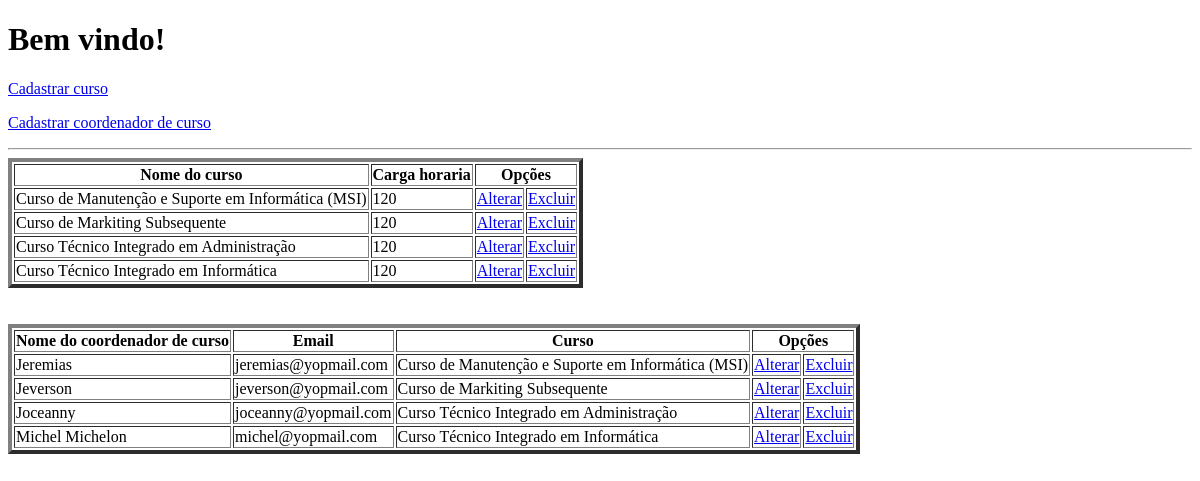
/inicialAdmin.php, run on an earlier commit of the app's database.
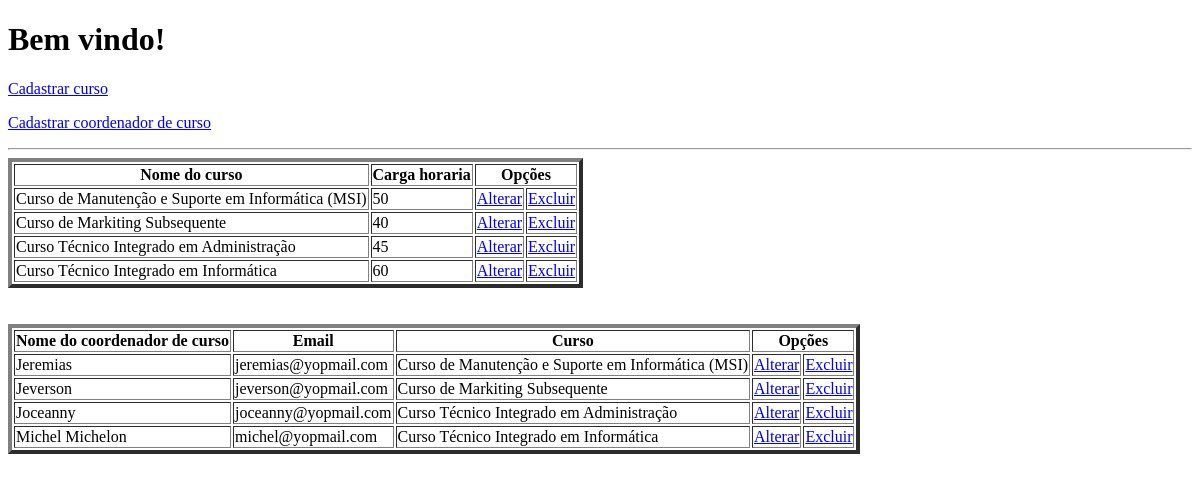
And on a later commit of the database.
### tables this page shows
CREATE TABLE IF NOT EXISTS `curso` (
  `id_curso` int NOT NULL AUTO_INCREMENT,
  `nome_curso` varchar(255) NOT NULL,
  `carga_horaria` int NOT NULL,
  PRIMARY KEY (`id_curso`)
);

### conecta.php (called while the page is built, shortened)
<?php
function excutarSQL($mysql, $sql)
{
    $resultado = mysqli_query($mysql, $sql);
    return $resultado;
}

### inicialAdmin.php (the view, shortened to what this page needs)
<?php
require_once "conecta.php";
$mysql = conectar();
?>
<!DOCTYPE html>
<html lang="pt-br">
<head>
</head>
<body>
    <main>
        <h1>Bem vindo!</h1>
        <p><a href="crudCurso/formcadcurso.html">Cadastrar curso</a></p>
        <p><a href="crudCoordenador/formcadCoordenador.php">Cadastrar coordenador de curso</a></p>
        <hr>
        <?php
        $sql = "SELECT * FROM curso ORDER BY nome_curso ASC";
        $resultado = excutarSQL($mysql, $sql);
        if ($mysql->error) {
            die("Falha ao listar" . $mysql->error);
        } else {
            echo '<table border=4;">
            <tr>
            <th>Nome do curso</th>
            <th>Carga horaria</th>
            <th colspan=3>Opções</th>
            </tr>';
            while ($dados = mysqli_fetch_assoc($resultado)) {
                echo '<tr>';
                echo '<td>' . $dados['nome_curso'] . '</td>';
                echo '<td>' . $dados['carga_horaria'] . '</td>';
                echo '<td> <a href="crudCurso/formeditCurso.php?id=' . $dados['id_curso'] . '"> Alterar</a> </td>';
                echo '<td> <a href="crudCurso/excluirCurso?id=' . $dados['id_curso'] . '"> Excluir </a> </td>';
                echo '</tr>';
            }
            echo '</table> <br><br>';
        }
        $sql2 = "SELECT cc.id_coordenador, cc.nome, cc.email, c.nome_curso FROM coordenador_curso cc
        INNER JOIN curso c
        ON cc.id_curso = c.id_curso
        ORDER BY cc.nome ASC
        ;";
        $resultado2 = excutarSQL($mysql, $sql2);
        if ($mysql->error) {
            die("Falha ao listar" . $mysql->error);
        } else {
            echo '<table border=4;">
            <tr>
            <th>Nome do coordenador de curso</th>
            <th>Email</th>
            <th>Curso</th>
            <th colspan=3>Opções</th>
            </tr>';
            while ($dados2 = mysqli_fetch_assoc($resultado2)) {
                echo '<tr>';
                echo '<td>' . $dados2['nome'] . '</td>';
                echo '<td>' . $dados2['email'] . '</td>';
                echo '<td>' . $dados2['nome_curso'] . '</td>';
                echo '<td> <a href="crudCoordenador/formeditCoordenador.php?id=' . $dados2['id_coordenador'] . '"> Alterar</a> </td>';
                echo '<td> <a href="crudCoordenador/excluirCoordenador?id=' . $dados2['id_coordenador'] . '"> Excluir </a> </td>';
                echo '</tr>';
            }
            echo '</table> <br><br>';
        }
        echo '</table> <br><br>';
        ?>
    </main>
</body>
</html>

What changed in the data, as far as the page shows it:
changed curso "Curso de Manutenção e Suporte em Informática (MSI)": carga_horaria "120" → "50"
changed curso "Curso de Markiting Subsequente": carga_horaria "120" → "40"
changed curso "Curso Técnico Integrado em Administração": carga_horaria "120" → "45"
changed curso "Curso Técnico Integrado em Informática": carga_horaria "120" → "60"
